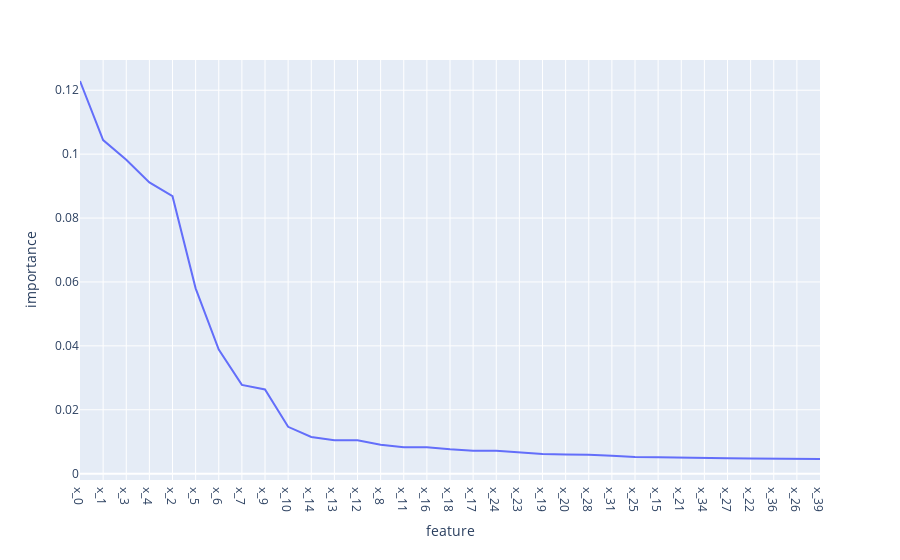

The notebook cell this image was saved under:
### Code cell
max_features = int(df.columns.size/3)

df_feature_importances = pd.DataFrame(
    data    = zip(df.columns.drop('y'), rf.feature_importances_),
    columns = ['feature', 'importance'] 
).sort_values(
    by        = 'importance',
    ascending = False,
).reset_index(
    drop = True
)[:max_features]

fig = px.line(
    data_frame = df_feature_importances,
    x          = 'feature',
    y          = 'importance'
)
fig.show()

### Figure 1 — Plotly figure (JSON) as saved in the notebook; plotly's stock layout.template omitted (floating-point values rounded to 4 significant figures)
{"data": [{"hovertemplate": "feature=%{x}<br>importance=%{y}<extra></extra>", "legendgroup": "", "line": {"color": "#636efa", "dash": "solid"}, "marker": {"symbol": "circle"}, "mode": "lines", "name": "", "orientation": "v", "showlegend": false, "type": "scatter", "x": ["x_0", "x_1", "x_3", "x_4", "x_2", "x_5", "x_6", "x_7", "x_9", "x_10", "x_14", "x_13", "x_12", "x_8", "x_11", "x_16", "x_18", "x_17", "x_24", "x_23", "x_19", "x_20", "x_28", "x_31", "x_25", "x_15", "x_21", "x_34", "x_27", "x_22", "x_36", "x_26", "x_39"], "xaxis": "x", "y": [0.1229, 0.1044, 0.09822, 0.09117, 0.08683, 0.058, 0.03886, 0.02779, 0.02635, 0.01466, 0.01149, 0.01045, 0.01043, 0.009075, 0.008295, 0.008288, 0.00766, 0.007203, 0.007162, 0.006647, 0.006131, 0.005988, 0.005913, 0.005586, 0.005197, 0.005153, 0.004986, 0.004875, 0.004834, 0.004731, 0.004669, 0.004621, 0.004595], "yaxis": "y"}], "layout": {"legend": {"tracegroupgap": 0}, "margin": {"t": 60}, "xaxis": {"anchor": "y", "domain": [0, 1], "title": {"text": "feature"}}, "yaxis": {"anchor": "x", "domain": [0, 1], "title": {"text": "importance"}}}}
